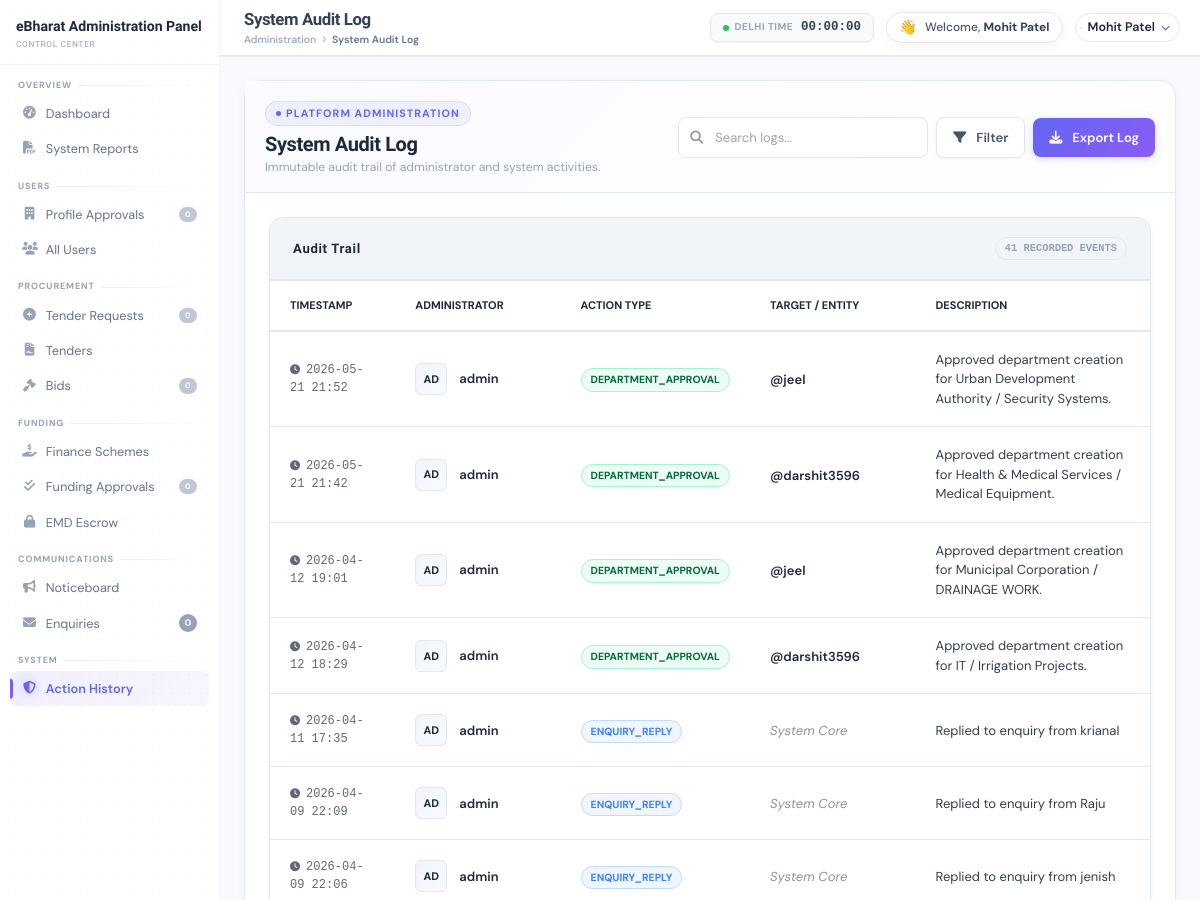
Page /coreadmin/history/ (signed in, upper part) on the earlier database version.
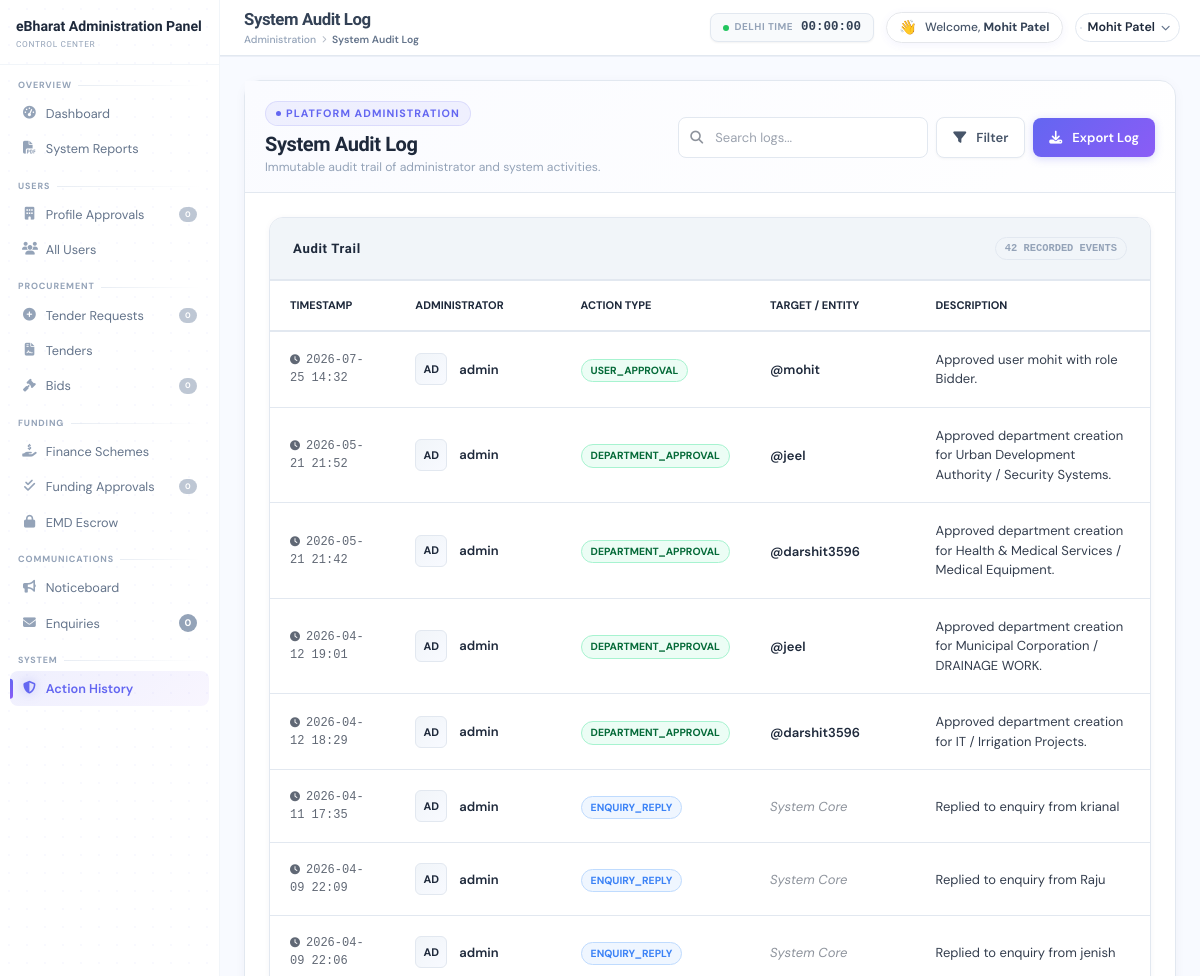
Same page on the later database version.
### coreadmin/models.py (models this page shows, shortened)
class ActionLog(models.Model):
    admin_user = models.ForeignKey(User, on_delete=models.CASCADE, related_name='admin_actions')
    action_type = models.CharField(max_length=100) # e.g., 'ROLE_ALLOCATION', 'APP_APPROVAL'
    target_user = models.ForeignKey(User, on_delete=models.SET_NULL, null=True, blank=True, related_name='targeted_actions')
    target_department = models.CharField(max_length=100, blank=True, null=True)
    description = models.TextField()
    timestamp = models.DateTimeField(auto_now_add=True)

### coreadmin/views.py (the view)
# urls.py: path('history/', views.action_history, name='action_history'),
@login_required
def action_history(request):
    logs = ActionLog.objects.all().order_by('-timestamp')
    return render(request, 'action_history.html', {'page_title': 'System Audit Log', 'logs': logs})

### accounts/context_processors.py (called while the page is built, shortened)
def notifications(request):
    if request.user.is_authenticated:
        user_notifications = Notification.objects.filter(user=request.user).order_by('-created_at')
        unread_count = user_notifications.filter(is_read=False).count()
        stats = {
            'notifications': user_notifications,
            'unread_count': unread_count,
            'pending_enquiries_count': 0,
            'pending_user_approvals': 0,
            'pending_admin_req_count': 0,
            'pending_app_approvals': 0,
            'pending_funding_count': 0,
        }
        return stats

### coreadmin/templates/action_history.html (shortened to what the changed rows need)
{% extends 'coreadmin_base.html' %}
{% load static %}
{% block content %}
<div class="p-6">
<div class="card">
  <div class="card-head" style="background:var(--bg3);border-bottom:2px solid var(--border2);">
    <div class="card-title" style="color:var(--text);letter-spacing:0.05em;">Audit Trail</div>
    <span class="badge badge-gray" style="font-family:monospace;font-weight:700;">{{ logs.count }} RECORDED EVENTS</span>
  </div>
  <div class="card-body" style="padding:0;overflow-x:auto;">
    <table style="width:100%;border-collapse:collapse;" id="logsTable">
      <thead style="background:var(--bg2);border-bottom:2px solid var(--border);">
        <tr style="text-align:left;font-size:11px;color:var(--text);text-transform:uppercase;">
          <th style="padding:16px 20px;width:15%;">Timestamp</th>
          <th style="padding:16px 20px;width:20%;">Administrator</th>
          <th style="padding:16px 20px;width:15%;">Action Type</th>
          <th style="padding:16px 20px;width:20%;">Target / Entity</th>
          <th style="padding:16px 20px;width:30%;">Description</th>
        </tr>
      </thead>
      <tbody>
        {% for log in logs %}
        <tr style="border-bottom:1px solid var(--border);transition:background 0.2s;">
          <td style="padding:18px 20px;font-family:'Space Mono',monospace;font-size:12px;color:var(--text);opacity:0.7;" data-label="Timestamp">
            <i class="fas fa-clock" style="margin-right:6px;font-size:10px;"></i>{{ log.timestamp|date:"Y-m-d H:i" }}
          </td>
          <td style="padding:18px 20px;" data-label="Admin">
            <div style="display:flex;align-items:center;gap:12px;">
              <div style="width:32px;height:32px;border-radius:6px;background:linear-gradient(135deg,var(--bg3),var(--bg1));border:1px solid var(--border);display:flex;align-items:center;justify-content:center;font-size:11px;font-weight:bold;color:var(--text);">{{ log.admin_user.username|slice:":2"|upper }}</div>
              <span style="font-weight:600;font-size:13px;color:var(--text);">{{ log.admin_user.username }}</span>
            </div>
          </td>
          <td style="padding:18px 20px;" data-label="Action">
            {% if 'APPROVAL' in log.action_type %}<span class="badge bg-green">{{ log.action_type }}</span>
            {% elif 'REJECTION' in log.action_type %}<span class="badge bg-red">{{ log.action_type }}</span>
            {% elif 'ALLOCATION' in log.action_type %}<span class="badge bg-purple">{{ log.action_type }}</span>
            {% else %}<span class="badge bg-blue">{{ log.action_type }}</span>{% endif %}
          </td>
          <td style="padding:18px 20px;" data-label="Target">
            {% if log.target_user %}<span style="font-weight:600;font-size:13px;color:var(--text);">@{{ log.target_user.username }}</span>
            {% elif log.target_department %}<span style="font-weight:600;font-size:13px;color:var(--accent);"><i class="fas fa-building" style="margin-right:6px;opacity:0.7;"></i>{{ log.target_department }}</span>
            {% else %}<span style="color:var(--text);opacity:0.5;font-style:italic;font-size:13px;">System Core</span>{% endif %}
          </td>
          <td style="padding:18px 20px;" data-label="Description">
            <div style="font-size:13px;line-height:1.5;color:var(--text);opacity:0.9;">{{ log.description }}</div>
          </td>
        </tr>
        {% endfor %}
      </tbody>
    </table>
  </div>
</div>
</div>
{% endblock %}

Differences in the rows shown:
added ActionLog: timestamp "2026-07-25 14:32", admin_user.username "AD", admin_user.username "admin", action_type "USER_APPROVAL", target_user.username "mohit", description "Approved user mohit with role Bidder."
Other differences:
{{ logs.count }}: "41" → "42"
